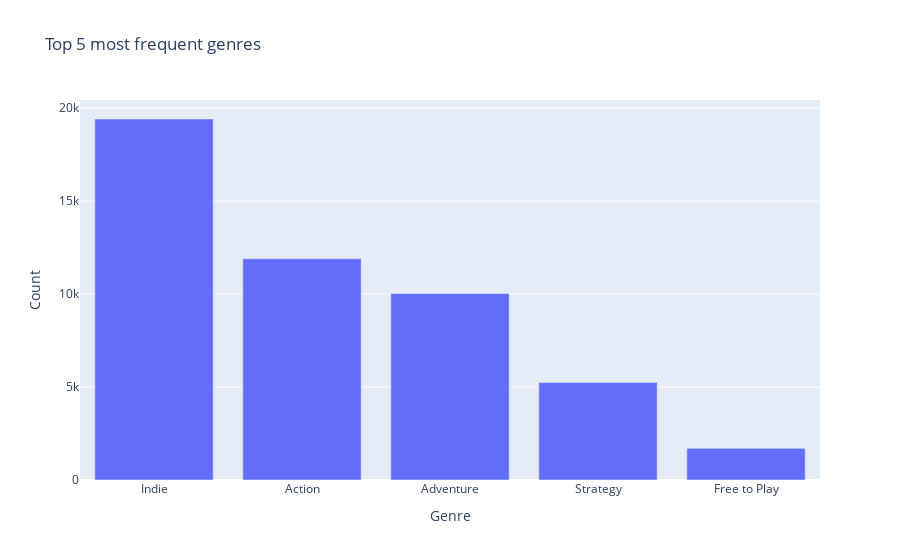

Source (notebook cell):
### Code cell
# Processare la colonna 'genres' per estrarre ogni genere separato
df['genres'] = df['genres'].fillna('')  # Trattamento dei valori nulli
genres_count = {}
for genres in df['genres']:
    # Dividere i generi separati dal punto e virgola
    genres_list = genres.split(';')
    for genre in genres_list:
        genre = genre.strip()  # Rimuovere eventuali spazi bianchi
        if genre != '':
            if genre in genres_count:
                genres_count[genre] += 1
            else:
                genres_count[genre] = 1

# Creare un DataFrame per il conteggio dei generi
genres_df = pd.DataFrame(list(genres_count.items()),columns=['genre', 'count'])

# Creare l'istogramma
fig = px.bar(data_frame=genres_df.head(5),x="genre",y="count",title="Top 5 most frequent genres")
fig.update_xaxes(categoryorder="total descending")
fig.layout["xaxis"]["title"] = "Genre"
fig.layout["yaxis"]["title"] = "Count"
fig.show()

### Figure 1 — Plotly figure (JSON) as saved in the notebook; plotly's stock layout.template omitted (floating-point values rounded to 4 significant figures)
{"data": [{"alignmentgroup": "True", "hovertemplate": "genre=%{x}<br>count=%{y}<extra></extra>", "legendgroup": "", "marker": {"color": "#636efa", "pattern": {"shape": ""}}, "name": "", "offsetgroup": "", "orientation": "v", "showlegend": false, "textposition": "auto", "type": "bar", "x": ["Action", "Free to Play", "Strategy", "Adventure", "Indie"], "xaxis": "x", "y": [11903, 1704, 5247, 10032, 19421], "yaxis": "y"}], "layout": {"barmode": "relative", "legend": {"tracegroupgap": 0}, "title": {"text": "Top 5 most frequent genres"}, "xaxis": {"anchor": "y", "categoryorder": "total descending", "domain": [0, 1], "title": {"text": "Genre"}}, "yaxis": {"anchor": "x", "domain": [0, 1], "title": {"text": "Count"}}}}
